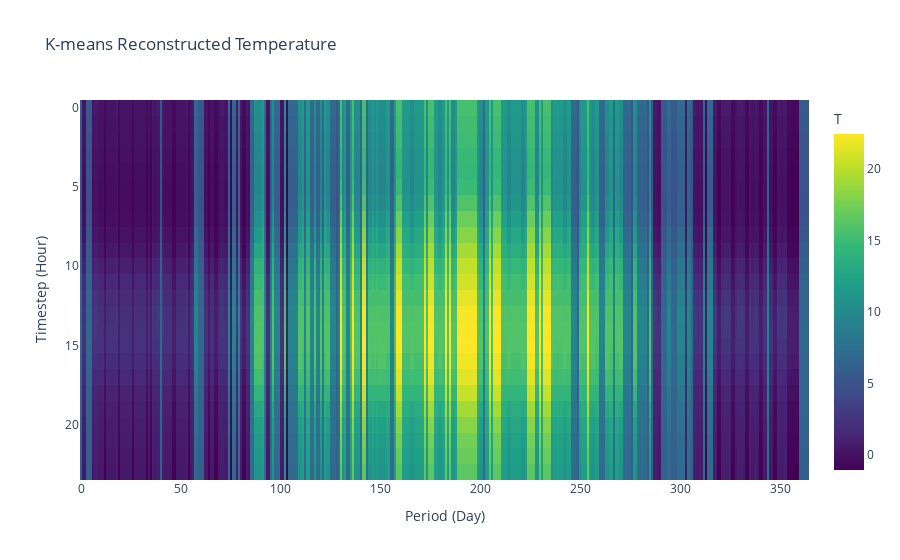

The notebook cell saved with this chart:
### Markdown cell above
Plot the repredicted data

### Code cell
# K-means reconstructed temperature heatmap
tsam.plot_heatmap(
    predictedPeriods,
    column="T",
    period_hours=24,
    title="K-means Reconstructed Temperature",
)

### Figure 1 — Plotly figure (JSON) as saved in the notebook; plotly's stock layout.template omitted (floating-point values rounded to 4 significant figures; data arrays with more than 128 entries replaced by an {"elided": "..."} marker saying what was removed)
{"data": [{"coloraxis": "coloraxis", "hovertemplate": "Period (Day): %{x}<br>Timestep (Hour): %{y}<br>T: %{z}<extra></extra>", "name": "0", "type": "heatmap", "xaxis": "x", "yaxis": "y", "z": {"elided": "24x365 float values"}}], "layout": {"coloraxis": {"colorbar": {"title": {"text": "T"}}, "colorscale": [[0.0, "#440154"], [0.1111, "#482878"], [0.2222, "#3e4989"], [0.3333, "#31688e"], [0.4444, "#26828e"], [0.5556, "#1f9e89"], [0.6667, "#35b779"], [0.7778, "#6ece58"], [0.8889, "#b5de2b"], [1.0, "#fde725"]]}, "title": {"text": "K-means Reconstructed Temperature"}, "xaxis": {"anchor": "y", "domain": [0.0, 1.0], "title": {"text": "Period (Day)"}}, "yaxis": {"anchor": "x", "autorange": "reversed", "domain": [0.0, 1.0], "title": {"text": "Timestep (Hour)"}}}}
